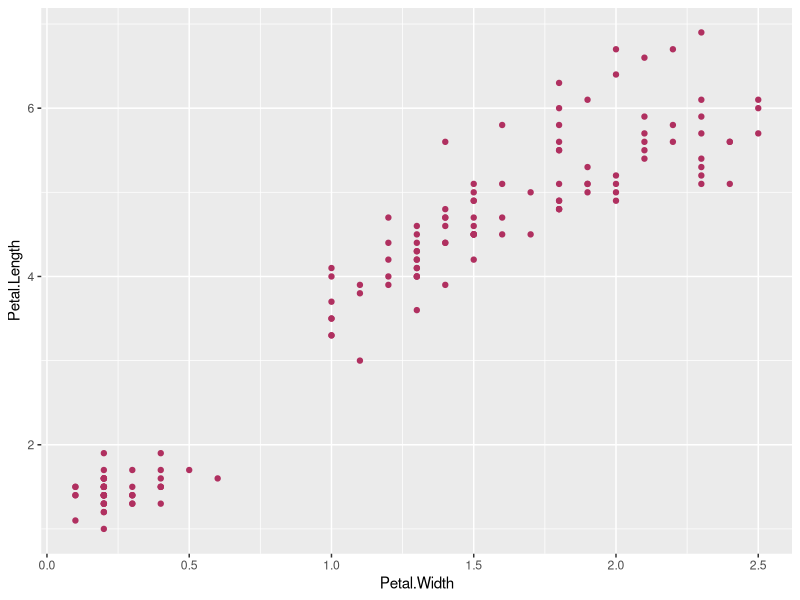

The R script that drew this image:
## ---- chunk 1
library(dplyr)
library(ggplot2)
## ---- chunk 2
data <- iris
data[1]
## ---- chunk 3
data %>% select(Species, starts_with("Petal"))
## ---- chunk 4
p<- ggplot(data, aes(Petal.Width, Petal.Length))+
  geom_point(color = "maroon")
p
